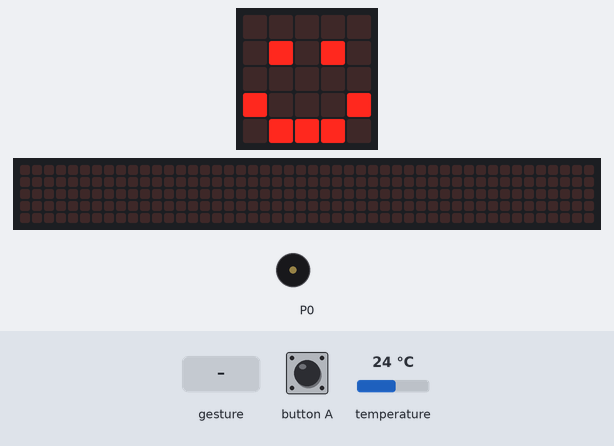
Recording of a program running on a simulated BBC micro:bit (MakeCode). On the bench: the board's 5×5 LED display, a strip that is not on the board, showing the scrolling text unrolled, buzzer (waves = sounding). Inputs (shaded band) come from the test bench; at power-on: temperature 24 °C. A tilt is held for 1.5 s and a shake lasts 1 s, then the board lies face up again; the 48×5 strip is a reading aid, not a part: it shows the text the display is scrolling, unrolled, one strip-width of it at a time.

Above: at 1.8 s.
1.9 s: button A pressed for 0.15 s
At 2.12 s:
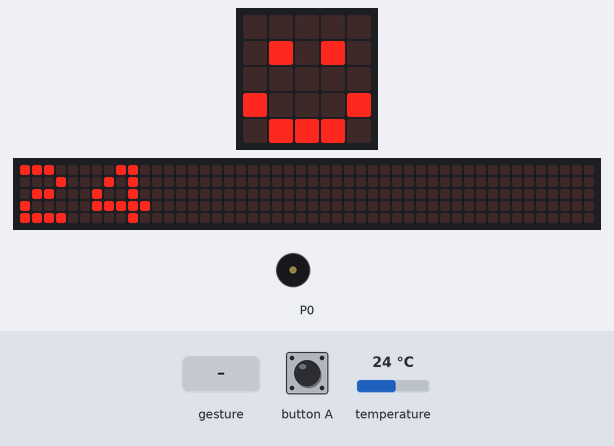
2.6 s: temperature set to 33 °C
At 5.2 s:
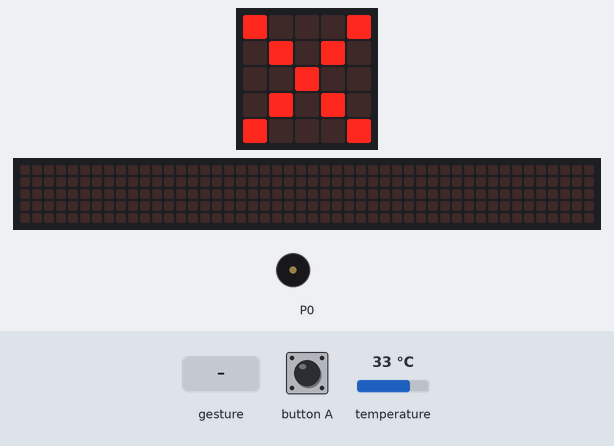
5.6 s: gesture 'tilt right'
At 6.2 s:
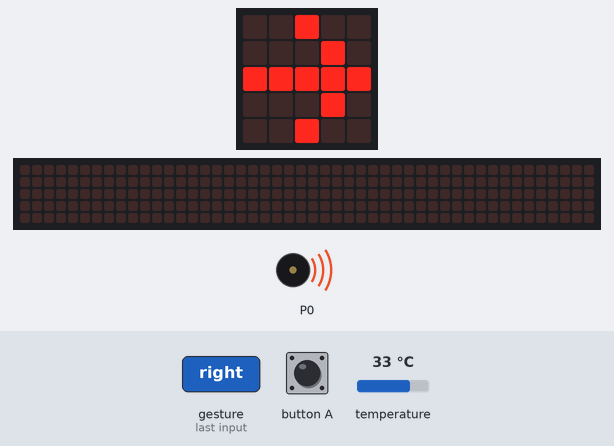
8.3 s: gesture 'tilt left'
At 9.9 s:
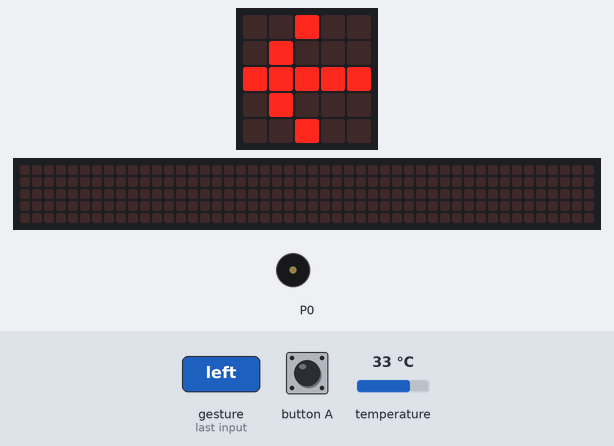
10.8 s: gesture 'logo up'
At 12.1 s:
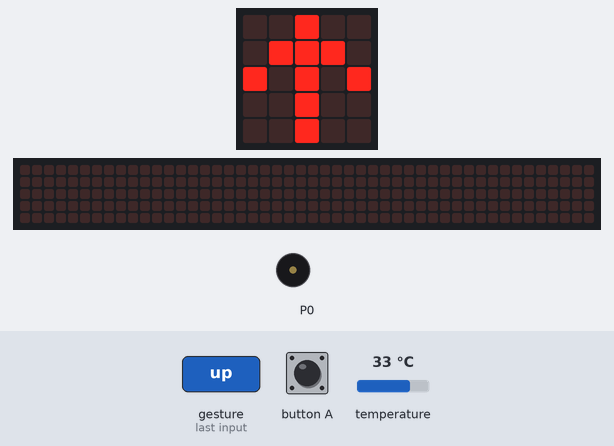
12.4 s: button A pressed for 0.15 s
At 12.65 s:
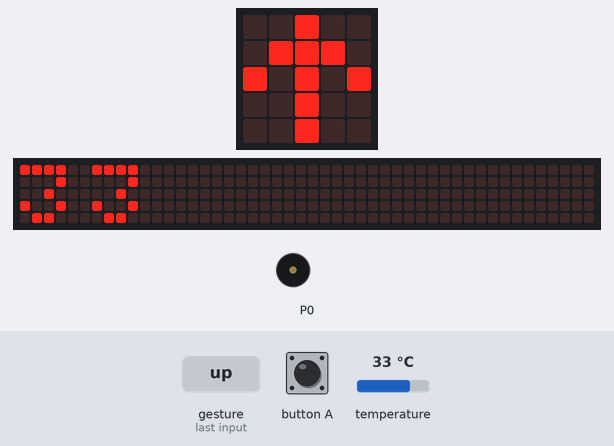
Timing chart, 0 to 14.1 s (numbered marks = the images above; inputs shaded):
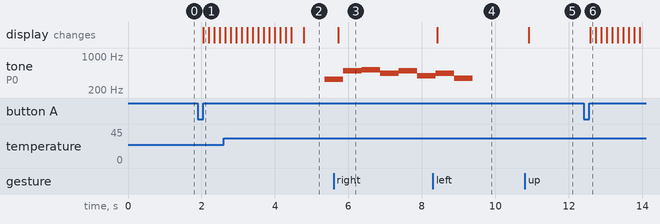

Measured:
- after the input at 1.9 s, the display: changes after 0.15 s (image 1)
- after the input at 2.6 s, tone on P0: silent → 330 Hz after 2.8 s; the display: first differs from a run without the input after 2.2 s (image 2)
- after the input at 5.6 s, the display: changes after 0.12 s (image 3)
- after the input at 8.3 s, the display: changes after 0.12 s (image 4)
- after the input at 10.8 s, the display: changes after 0.11 s (image 5)
- after the input at 12.4 s, the display: changes after 0.18 s (image 6)

The program:

main.ts
```typescript
input.onButtonPressed(Button.A, function () {
    basic.showNumber(input.temperature())
    if (input.temperature() > 30) {
        basic.showIcon(IconNames.No)
        music.play(music.stringPlayable("E B C5 A B G A F ", 120), music.PlaybackMode.UntilDone)
    } else {
        basic.showIcon(IconNames.Yes)
        music.play(music.stringPlayable("C5 A B G A F G E ", 120), music.PlaybackMode.UntilDone)
    }
})
basic.showIcon(IconNames.Happy)
basic.forever(function () {
    if (input.isGesture(Gesture.TiltRight)) {
        basic.showLeds(`
            . . # . .
            . . . # .
            # # # # #
            . . . # .
            . . # . .
            `)
    }
    if (input.isGesture(Gesture.TiltLeft)) {
        basic.showLeds(`
            . . # . .
            . # . . .
            # # # # #
            . # . . .
            . . # . .
            `)
    }
    if (input.isGesture(Gesture.LogoUp)) {
        basic.showLeds(`
            . . # . .
            . # # # .
            # . # . #
            . . # . .
            . . # . .
            `)
    }
    if (input.isGesture(Gesture.LogoDown)) {
        basic.showLeds(`
            . . # . .
            . . # . .
            # . # . #
            . # # # .
            . . # . .
            `)
    }
})
```

test.ts
```typescript
// testes vão aqui; isto não será compilado quando este pacote for usado como uma extensão.
```
